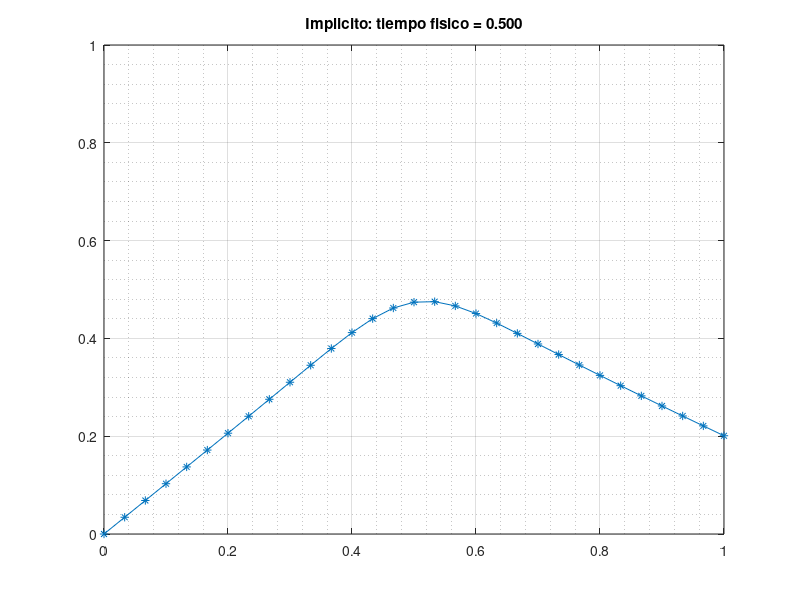

MATLAB code to generate this figure:
% DifRobinImplicito.m
tic
L = 1; T = 0.5; k = 1;
f = @(x,t)(10*exp(-100*(x-.5).^2).*(t<1.0));  % fuente hasta t=1
a = @(t)(0);
H1 = 3; H2 = 3; uE = @(t)(0);
u0 = @(x)(zeros(size(x)));

N = 30;
h = L/N;

% fijamos deltat y recalculamos lambda correctamente
%deltat = 0.005;
deltat = 0.05;
lambda = k * deltat / h^2; % importante: consistente con deltat

% Condicion inicial
X = linspace(0,L,N+1)';       % nodos fisicos 1..N+1
U = u0(X);                    % U(1:N+1)
% añadimos nodo fantasma U(N+2) inicial usando la formula de Robin
U(N+2) = (H2*uE(0)-H1*U(N+1))*2*h/k + U(N);

ejes = [0 L 0 1];
figure(1); plot(X,U(1:N+1));
title('t = 0');
axis(ejes); pause(0.01)

% Armado de la matriz
%(tamaño N+2 para incluir la fila de la ecuacion Robin)
unos = ones(N+2,1);
columnas = [-lambda*unos (1+2*lambda)*unos -lambda*unos];
matriz = spdiags(columnas, [-1 0 1], N+2, N+2);

% fila Dirichlet en x=0
matriz(1,1:3) = [1 0 0];
% fila Robin: -U_N + (2*h*H1/k)*U_{N+1} + 1*U_{N+2} = 2*h*H2/k * uE
% (coincide con tu construcción original)
matriz(N+2, N:N+2) = [-1 2*h*H1/k 1];

% Resolución temporal
F = zeros(N+2,1);
for t = deltat:deltat:T
    % condiciones en el vector U en tiempo n (lado derecho)
    U(1) = a(t); % Dirichlet en x=0 evaluado en t (estás usando BE -> t^{n+1})
    % NO sobrescribir U(N+2) aquí.
    %La ecuacion Robin está representada en la matriz.
    % Construyo el término fuente en t^{n+1} (Backward Euler)
    F = [0; f(X(2:N+1), t); 0];   % f para nodos 2..N+1, y cero en filas de BCs

    lado_derecho = U + deltat * F;

    % Ahora ajustar el término RHS para la fila de Robin:
    % Recordá que la ecuación de Robin que pusimos en la matriz tiene
    %RHS = 2*h*H2/k*uE(t)
    lado_derecho(N+2) = 2*h*H2/k * uE(t);

    % Resolver sistema implícito
    U = matriz \ lado_derecho;

    % graficar
    figure(1);
    plot(X, U(1:N+1), '*-');
    title(sprintf('Implicito: tiempo fisico = %5.3f', t));
    axis(ejes);
    grid on; grid minor
    pause(0.01);
end
disp('Método Implicito: Tiempo de calculo')
tiempoImplicito = toc
disp('Valor de U al final')
U(end)
